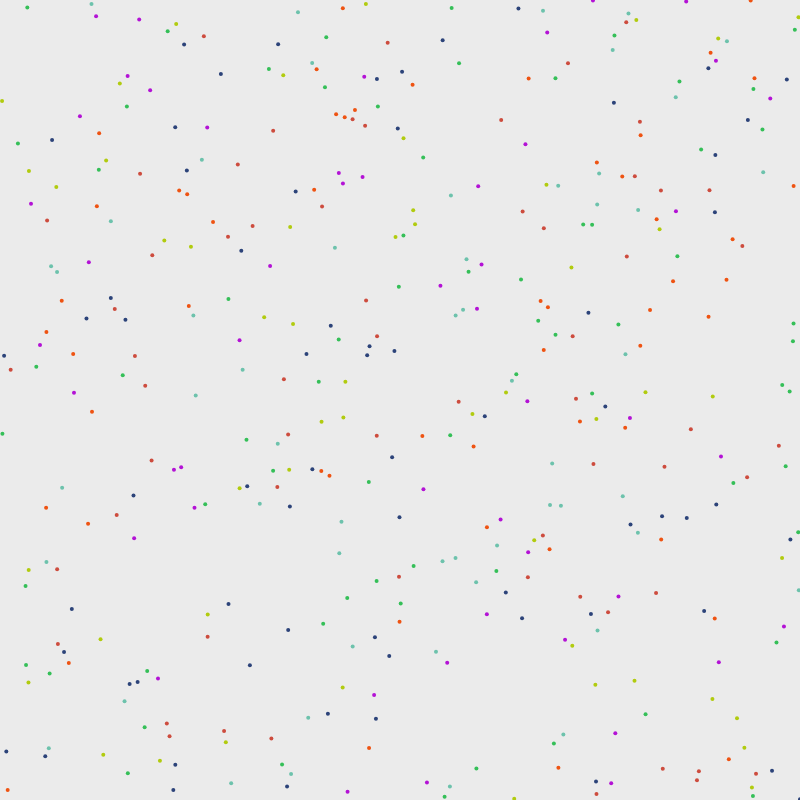
Frame 1 (no input)
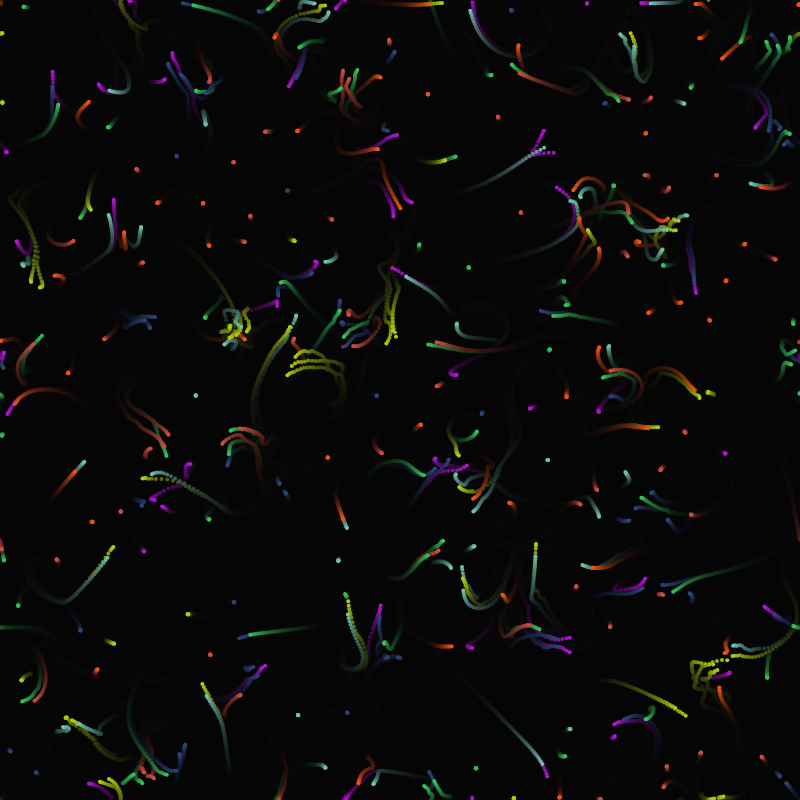
Frame 60 (no input)
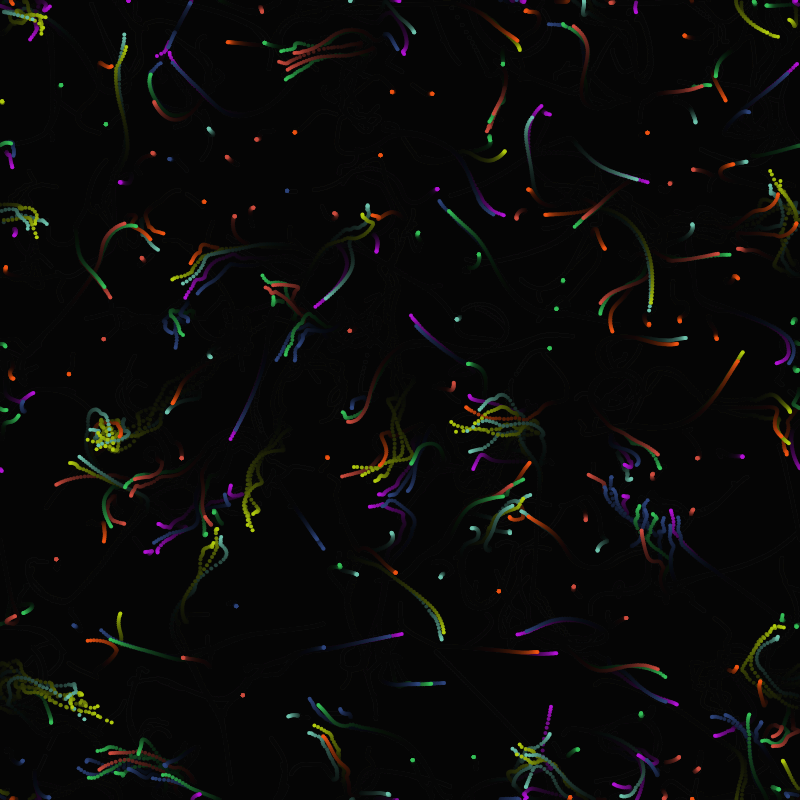
Frame 120 (the mouse pressed at the canvas centre since frame 60)

The p5.js sketch that drew these frames (run headless with seeded random() and noise() and a simulated clock; from frame 60 on, the mouse is pressed at the canvas centre):

// p5.js sketch
// ── sketch.js
const PARTICLE_COUNT = 400;
const MIN_TYPES = 3;
const MAX_TYPES = 8;
let TYPES = [];
const particles = [];
const G = 10; // Force multiplier
const FRICTION = 0.85;
const MIN_R = 10; // Minimum interaction radius
const MAX_R = 50; // Maximum interaction radius

// Attraction/repulsion matrix
let rules;

function generateRandomColor() {
  return color(random(255), random(255), random(255));
}

function generateTypes() {
  TYPES = [];
  const numTypes = floor(random(MIN_TYPES, MAX_TYPES + 1));
  for (let i = 0; i < numTypes; i++) {
    TYPES.push(generateRandomColor());
  }
}

function generateRules() {
  let newRules = [];
  for (let i = 0; i < TYPES.length; i++) {
    newRules[i] = [];
    for (let j = 0; j < TYPES.length; j++) {
      // Generate random values between -1 and 1
      newRules[i][j] = random(-1, 1);
    }
  }
  return newRules;
}

function initializeSimulation() {
  rules = generateRules();
  particles.length = 0; // Clear existing particles
  for (let i = 0; i < PARTICLE_COUNT; i++) {
    particles.push(new Particle());
  }
}

class Particle {
  constructor() {
    this.x = random(width);
    this.y = random(height);
    this.vx = 0;
    this.vy = 0;
    this.typeIndex = floor(random(TYPES.length));
  }

  update() {
    // Apply forces from other particles
    for (let other of particles) {
      if (other === this) continue;
      
      let dx = other.x - this.x;
      let dy = other.y - this.y;
      let d = sqrt(dx * dx + dy * dy);
      
      if (d > 0 && d < MAX_R) {
        let force = 0;
        if (d < MIN_R) {
          // Strong repulsion at very close distances
          force = -1;
        } else {
          // Attraction/repulsion based on rules matrix
          force = rules[this.typeIndex][other.typeIndex];
          force *= (1 - d/MAX_R); // Force decreases with distance
        }
        
        // Apply force
        this.vx += (dx/d) * force * G / d;
        this.vy += (dy/d) * force * G / d;
      }
    }
    
    // Apply friction
    this.vx *= FRICTION;
    this.vy *= FRICTION;
    
    // Update position
    this.x += this.vx;
    this.y += this.vy;
    
    // Wrap around edges
    this.x = (this.x + width) % width;
    this.y = (this.y + height) % height;
  }

  draw() {
    noStroke();
    fill(TYPES[this.typeIndex]);
    circle(this.x, this.y, 4);
  }
}

function setup() {
  createCanvas(800, 800);
  generateTypes();
  initializeSimulation();
}

function keyPressed() {
  if (key === ' ') {
    generateTypes();
    initializeSimulation();
  }
}

function draw() {
  background(0, 20);
  
  // Update and draw all particles
  for (let p of particles) {
    p.update();
    p.draw();
  }
}

// ── opc.js
class OPC {
    constructor() {
        this.values = {};
        this.controls = {};
        this.container = null;
        this.setupContainer();
    }

    setupContainer() {
        this.container = document.createElement('div');
        this.container.style.position = 'fixed';
        this.container.style.top = '10px';
        this.container.style.right = '10px';
        this.container.style.backgroundColor = 'rgba(0,0,0,0.7)';
        this.container.style.padding = '10px';
        this.container.style.borderRadius = '5px';
        document.body.appendChild(this.container);
    }

    addSlider(name, min, max, defaultValue = min) {
        const div = document.createElement('div');
        div.style.marginBottom = '10px';
        
        const label = document.createElement('label');
        label.textContent = name;
        label.style.color = 'white';
        label.style.display = 'block';
        label.style.marginBottom = '5px';
        
        const slider = document.createElement('input');
        slider.type = 'range';
        slider.min = min;
        slider.max = max;
        slider.step = (max - min) / 100;
        slider.value = defaultValue;
        
        const valueDisplay = document.createElement('span');
        valueDisplay.style.color = 'white';
        valueDisplay.style.marginLeft = '10px';
        valueDisplay.textContent = defaultValue;
        
        this.values[name] = defaultValue;
        
        slider.addEventListener('input', (e) => {
            const value = parseFloat(e.target.value);
            this.values[name] = value;
            valueDisplay.textContent = value.toFixed(2);
        });
        
        div.appendChild(label);
        div.appendChild(slider);
        div.appendChild(valueDisplay);
        this.container.appendChild(div);
        
        this.controls[name] = slider;
        return this;
    }

    get(name) {
        return this.values[name];
    }

    set(name, value) {
        if (this.controls[name]) {
            this.controls[name].value = value;
            this.values[name] = value;
            // Update the display value
            const valueDisplay = this.controls[name].nextSibling;
            if (valueDisplay) {
                valueDisplay.textContent = value.toFixed(2);
            }
        }
    }
}

// ── palettes.js
// Top 50 popular palettes from Coolors.com
const PALETTES = [
  ['#264653', '#2A9D8F', '#E9C46A', '#F4A261', '#E76F51'], // Default
  ['#22223B', '#4A4E69', '#9A8C98', '#C9ADA7', '#F2E9E4'], // Twilight
  ['#606C38', '#283618', '#FEFAE0', '#DDA15E', '#BC6C25'], // Earth Tones
  ['#355070', '#6D597A', '#B56576', '#E56B6F', '#EAAC8B'], // Sunset Fade
  ['#03045E', '#0077B6', '#00B4D8', '#90E0EF', '#CAF0F8'], // Ocean Blues
  ['#D4E09B', '#F6F4D2', '#CBDFBD', '#F19C79', '#A44A3F'], // Natural Harmony
  ['#FFB5A7', '#FCD5CE', '#F8EDEB', '#F9DCC4', '#FEC89A'], // Peach Tones
  ['#CCD5AE', '#E9EDC9', '#FEFAE0', '#FAEDCD', '#D4A373'], // Sage Garden
  ['#E63946', '#F1FAEE', '#A8DADC', '#457B9D', '#1D3557'], // American Vintage
  ['#FF9F1C', '#FFBF69', '#FFFFFF', '#CBF3F0', '#2EC4B6'], // Fresh Mint
  ['#FFCDB2', '#FFB4A2', '#E5989B', '#B5838D', '#6D6875'], // Muted Rose
  ['#CB997E', '#DDBEA9', '#FFE8D6', '#B7B7A4', '#A5A58D'], // Desert Sand
  ['#001219', '#005F73', '#0A9396', '#94D2BD', '#E9D8A6'], // Coastal
  ['#9B5DE5', '#F15BB5', '#FEE440', '#00BBF9', '#00F5D4'], // Neon Pop
  ['#F72585', '#B5179E', '#7209B7', '#560BAD', '#480CA8'], // Vibrant Purple
  ['#3D405B', '#81B29A', '#F2CC8F', '#E07A5F', '#F4F1DE'], // Vintage Poster
  ['#EDC4B3', '#E6B8A2', '#DEAB90', '#D69F7E', '#CD9777'], // Skin Tones
  ['#F94144', '#F3722C', '#F8961E', '#F9C74F', '#90BE6D'], // Warm Rainbow
  ['#FF0A54', '#FF477E', '#FF7096', '#FF85AB', '#FFA6C1'], // Pink Gradient
  ['#588157', '#3A5A40', '#344E41', '#DAD7CD', '#A3B18A'], // Forest
  ['#10002B', '#240046', '#3C096C', '#5A189A', '#7B2CBF'], // Deep Purple
  ['#FFE8D6', '#DDBEA9', '#CB997E', '#6B705C', '#A5A58D'], // Natural Brown
  ['#006D77', '#83C5BE', '#EDF6F9', '#FFDDD2', '#E29578'], // Coastal Breeze
  ['#FF99C8', '#FCF6BD', '#D0F4DE', '#A9DEF9', '#E4C1F9'], // Pastel Rainbow
  ['#FF595E', '#FF924C', '#FFD449', '#8AC926', '#1982C4'], // Primary Plus
  ['#FF0000', '#FF8700', '#FFE400', '#00FF00', '#0000FF'], // Pure Rainbow
  ['#2D00F7', '#6A00F4', '#8900F2', '#A100F2', '#B100E8'], // Electric Purple
  ['#FF7B00', '#FF8800', '#FF9500', '#FFA200', '#FFAA00'], // Orange Gradient
  ['#FF0A54', '#FF477E', '#FF7096', '#FF85AB', '#FFA6C1'], // Pink Love
  ['#00A6FB', '#0582CA', '#006494', '#003554', '#051923'], // Deep Ocean
  ['#F7B267', '#F79D65', '#F4845F', '#F27059', '#F25C54'], // Sunset Orange
  ['#70D6FF', '#FF70A6', '#FF9770', '#FFD670', '#E9FF70'], // Candy Pop
  ['#FADDE1', '#FFC4D6', '#FFA6C1', '#FF87AB', '#FF5D8F'], // Pink Paradise
  ['#D8F3DC', '#B7E4C7', '#95D5B2', '#74C69D', '#52B788'], // Green Growth
  ['#FF99C8', '#FF85AB', '#FF7096', '#FF477E', '#FF0A54'], // Pink Gradient 2
  ['#FF0000', '#FF4D00', '#FF9900', '#FFE500', '#CCFF00'], // Warm Spectrum
  ['#FF0000', '#00FF00', '#0000FF', '#FF00FF', '#FFFF00'], // RGB Plus
  ['#FF0000', '#FF8000', '#FFFF00', '#00FF00', '#0000FF'], // Classic Rainbow
  ['#FF0000', '#FF4000', '#FF8000', '#FFC000', '#FFFF00'], // Fire
  ['#00FF00', '#40FF00', '#80FF00', '#C0FF00', '#FFFF00'], // Lime to Yellow
  ['#0000FF', '#0040FF', '#0080FF', '#00C0FF', '#00FFFF'], // Ocean Depth
  ['#FF00FF', '#FF40FF', '#FF80FF', '#FFC0FF', '#FFFFFF'], // Magenta Fade
  ['#FF0000', '#FF2000', '#FF4000', '#FF6000', '#FF8000'], // Red Orange
  ['#00FFFF', '#00FFE0', '#00FFC0', '#00FFA0', '#00FF80'], // Cyan Mint
  ['#FF1B1C', '#FF4F69', '#FF8C89', '#FFBDBD', '#FFE9E9'], // Red Pink
  ['#4CC9F0', '#4895EF', '#4361EE', '#3F37C9', '#3A0CA3'], // Blue Gradient
  ['#F72585', '#7209B7', '#3A0CA3', '#4361EE', '#4CC9F0'], // Retro Wave
  ['#FF0000', '#FF0066', '#FF00CC', '#FF00FF', '#CC00FF'], // Hot Pink Purple
  ['#FF0000', '#FF3333', '#FF6666', '#FF9999', '#FFCCCC'], // Red Tints
  ['#0000FF', '#3333FF', '#6666FF', '#9999FF', '#CCCCFF']  // Blue Tints
];
